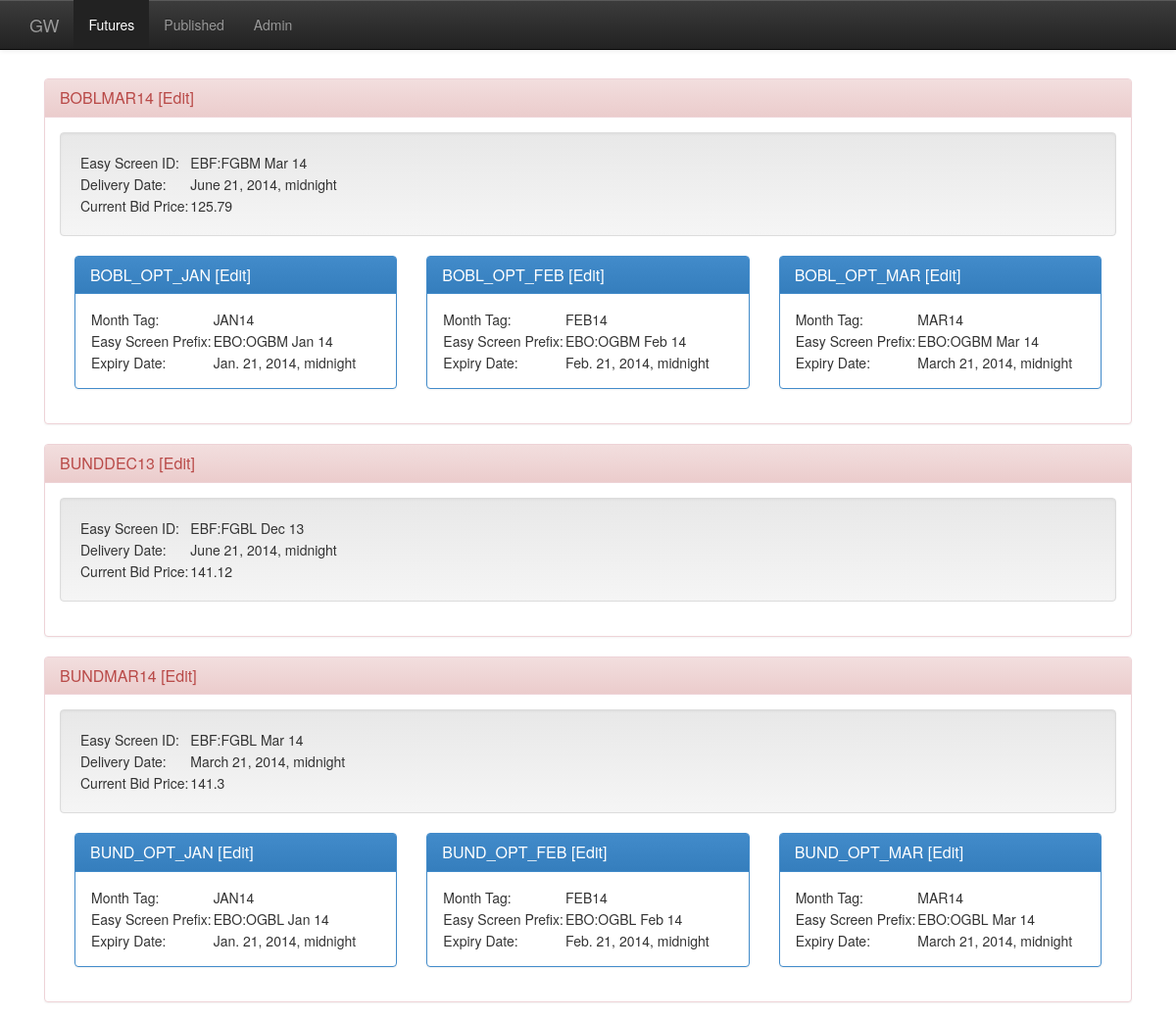
/marketdata/ (signed in, upper part), run on an earlier commit of the app's database.
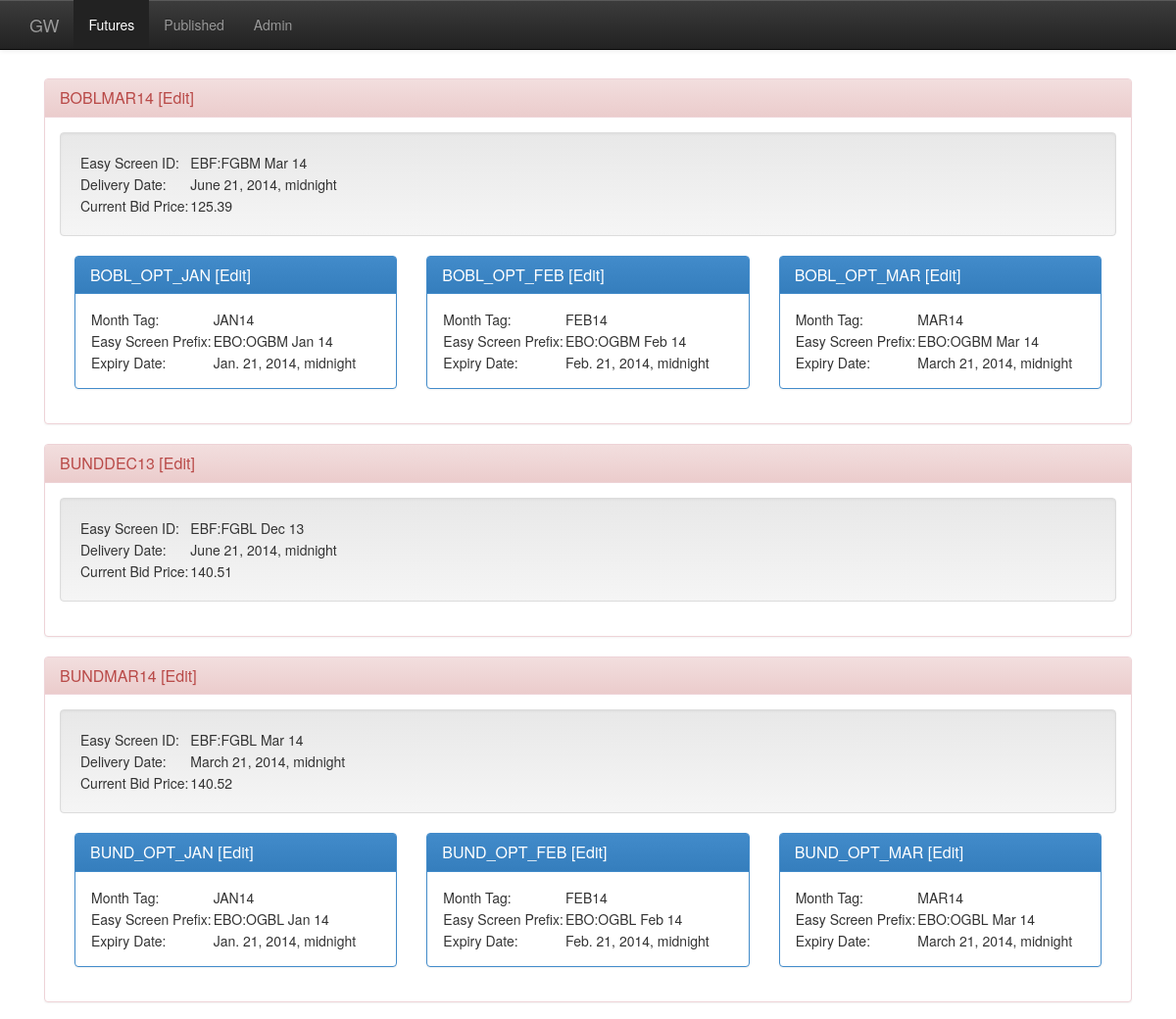
And on a later commit of the database.
### marketdata/models.py (models this page shows, shortened)
class Future(models.Model):
    name = models.CharField(max_length=200)
    bloomberg_id = models.CharField(max_length=200)
    easyscreen_id = models.CharField(max_length=200)
    bid = models.FloatField(default = -99)
    bid_volume = models.FloatField(default = -99)
    ask = models.FloatField(default = -99)
    ask_volume = models.FloatField(default = -99)
    value = models.FloatField(default = -99)
    last_trade_value = models.FloatField(default = -99)
    last_updated = models.DateTimeField(default = datetime.datetime(1900,1,1,0,0,0))
    last_trade_volume = models.FloatField(default = -99)
    month_tag = models.CharField(max_length=200)
    expiry_date = models.DateTimeField(default = datetime.datetime(1900,1,1,0,0,0))

### marketdata/views.py (the view)
@login_required
def index(request):
    futures = sorted(
            Future.objects.all() ,
            key = lambda x : x.name)
    futures = [el for el in futures
            if el.expiry_date > datetime.datetime.today()]
    options = OptionDefinition.objects.all()
    options =  [el for el in options
            if el.expiry_date > datetime.datetime.today()]
    futuredict = collections.OrderedDict()
    for future in futures:
        futuredict[future] = [o for o in options
                if o.future_id == future.id]
    template = loader.get_template('marketdata/index.html')
    context = RequestContext(request, {
        'futuredict': futuredict,
    })
    return HttpResponse(template.render(context))

### marketdata/templates/marketdata/index.html (shortened to what this page needs)
{% extends "marketdata/base.html" %}
{% block content %}
<div class="navbar navbar-inverse navbar-fixed-top">
  <div class="container">
    <div class="navbar-header">
      <a class="navbar-brand" href="/marketdata/">GW</a>
    </div>
    <div class="navbar-collapse collapse">
      <ul class="nav navbar-nav">
        <li class="active"><a href="/marketdata/">Futures</a></li>
        <li><a href="/marketdata/published-tables/">Published</a></li>
        <li><a href="/admin/">Admin</a></li>
      </ul>
    </div>
  </div>
</div>
<div class="container theme-showcase">
  {% if futuredict %}
    {% for future, options in futuredict.items %}
    <div class="col-sm-12">
      <div class="panel panel-danger">
        <div class="panel-heading">
            <h3 class="panel-title">{{future.name}} <a href="/admin/marketdata/future/{{ future.id }}/">[Edit]</a></h3>
        </div>
        <div class="panel-body">
            <div class="well">
                <table>
                    <tr><td>Easy Screen ID:</td> <td>{{future.easyscreen_id}}</td></tr>
                    <tr><td>Delivery Date:</td> <td>{{future.expiry_date}}</td></tr>
                    <tr><td>Current Bid Price:</td> <td>{{future.bid}}</td></tr>
                </table>
            </div>
            {% for option in options %}
            <div class="col-sm-4">
                <div class="panel panel-primary">
                    <div class="panel-heading">
                        <h3 class="panel-title"><a href="/marketdata/option/{{ option.name }}">{{option.name}}</a> <a href="/admin/marketdata/optiondefinition/{{ option.id }}/">[Edit]</a></h3>
                    </div>
                    <div class="panel-body">
                        <table>
                            <tr><td>Month Tag:</td> <td>{{option.month_tag}}</td></tr>
                            <tr><td>Easy Screen Prefix:</td> <td>{{option.easyscreen_prefix}}</td></tr>
                            <tr><td>Expiry Date:</td> <td>{{option.expiry_date}}</td></tr>
                        </table>
                    </div>
                </div>
            </div>
            {% endfor %}
        </div>
      </div>
    </div>
    {% endfor %}
    {% else %}
    <div class="jumbotron">
      <h1>No futures to Display.</h1>
    </div>
  {% endif %}
</div>
{% endblock %}

What changed in the data, as far as the page shows it:
changed Future "BOBLMAR14": bid "125.79" → "125.39"
changed Future "BUNDDEC13": bid "141.12" → "140.51"
changed Future "BUNDMAR14": bid "141.3" → "140.52"
